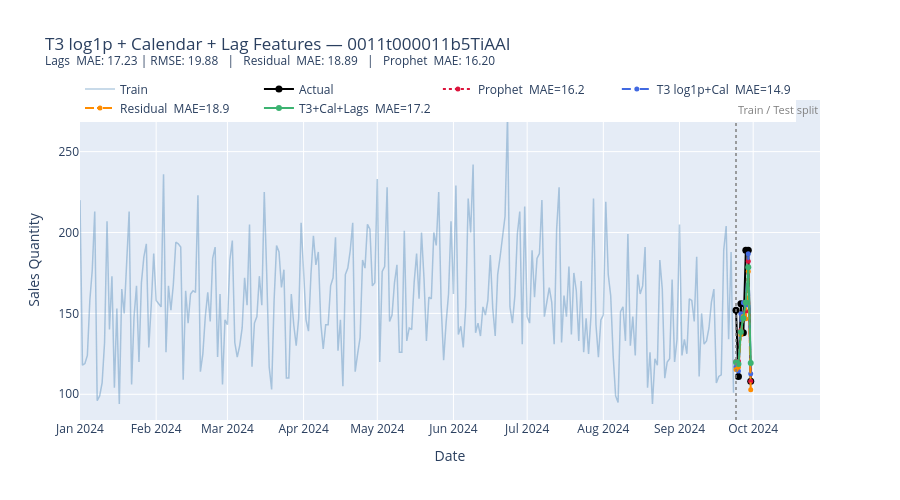

Notebook cell for this chart:
### Code cell
# ── T3 log1p + Calendar + Lag features ───────────────────────────────────
# Add lag_7, lag_14, rolling_mean (shift=7 to avoid test leakage) from actual sales
# Computed on the full timeline so test lags draw from the training tail

df_full = (
    pd.concat([df_train[["ds", "y"]], df_test[["ds", "y"]]])
    .sort_values("ds")
    .reset_index(drop=True)
)

# lag_7 / lag_14: safe for 7-day horizon — test values always pull from train
df_full["lag_7"] = df_full["y"].shift(7)
df_full["lag_14"] = df_full["y"].shift(14)

# rolling_mean: use shift(7) so the window always ends 7+ days before current date
# → no leakage even for the last test day
df_full["rolling_mean_7"] = df_full["y"].shift(7).rolling(7).mean()
df_full["rolling_mean_14"] = df_full["y"].shift(7).rolling(14).mean()
df_full["rolling_std_7"] = df_full["y"].shift(7).rolling(7).std().fillna(0)

LAG_COLS = ["lag_7", "lag_14", "rolling_mean_7", "rolling_mean_14", "rolling_std_7"]

train_mask = df_full["ds"].isin(df_train["ds"])
test_mask = df_full["ds"].isin(df_test["ds"])

lag_train = df_full[train_mask][LAG_COLS].reset_index(drop=True)
lag_test = df_full[test_mask][LAG_COLS].reset_index(drop=True)

# Drop train rows where any lag is NaN (first 14+7 = 21 rows)
valid_mask = lag_train.notna().all(axis=1)
print(f"Train rows after dropping NaN lags: {valid_mask.sum()} / {len(lag_train)}")
print(f"NaN in lag_test: {lag_test.isna().sum().sum()}")

X_lag_train = pd.concat(
    [X_t3_enh_train.reset_index(drop=True)[valid_mask], lag_train[valid_mask]],
    axis=1,
)
y_lag_train = y_log_train[valid_mask.values]

X_lag_test = pd.concat(
    [X_t3_enh_test.reset_index(drop=True), lag_test],
    axis=1,
)
print(f"Total features: {X_lag_train.shape[1]}")

# ── Optuna ────────────────────────────────────────────────────────────────
tscv_lag = TimeSeriesSplit(n_splits=3)  # fresh splitter for the shorter train set


def objective_lag(trial):
    params = dict(
        n_estimators=trial.suggest_int("n_estimators", 50, 500),
        learning_rate=trial.suggest_float("learning_rate", 0.005, 0.3, log=True),
        num_leaves=trial.suggest_int("num_leaves", 8, 64),
        min_child_samples=trial.suggest_int("min_child_samples", 3, 20),
        subsample=trial.suggest_float("subsample", 0.6, 1.0),
        verbosity=-1,
        random_state=42,
    )
    fold_maes = []
    for tr_idx, val_idx in tscv_lag.split(X_lag_train):
        m = lgb.LGBMRegressor(**params)
        m.fit(X_lag_train.iloc[tr_idx], y_lag_train[tr_idx])
        preds_log = m.predict(X_lag_train.iloc[val_idx])
        fold_maes.append(
            mean_absolute_error(np.expm1(y_lag_train[val_idx]), np.expm1(preds_log))
        )
    return np.mean(fold_maes)


study_lag = optuna.create_study(direction="minimize")
study_lag.optimize(objective_lag, n_trials=60)
print("Best CV MAE (lag model):", round(study_lag.best_value, 3))

# ── Refit + evaluate ──────────────────────────────────────────────────────
best_lag = lgb.LGBMRegressor(**study_lag.best_params, verbosity=-1, random_state=42)
best_lag.fit(X_lag_train, y_lag_train)

lag_preds = np.expm1(best_lag.predict(X_lag_test))
lag_mae = mean_absolute_error(y_t2_test, lag_preds)
lag_rmse = root_mean_squared_error(y_t2_test, lag_preds)

print(f"\nT3 log1p + Cal + Lags  MAE: {lag_mae:.2f} | RMSE: {lag_rmse:.2f}")
print(f"T3 log1p + Calendar    MAE: {t3_cal_mae:.2f} | RMSE: {t3_cal_rmse:.2f}")
print(f"Residual model         MAE: {resid_mae:.2f} | RMSE: {resid_rmse:.2f}")
print(f"Prophet alone          MAE: {mae:.2f} | RMSE: {rmse:.2f}")

# ── Feature importance ────────────────────────────────────────────────────
lag_imp = pd.Series(
    best_lag.feature_importances_, index=X_lag_train.columns
).sort_values(ascending=False)
print("\nTop 15 features (lag model):")
print(lag_imp.head(15).to_string())

# ── Full summary ──────────────────────────────────────────────────────────
summary_final = {
    "T1: Prophet": (mae, rmse),
    "T2: P+LGBM (log1p)": (t2_log_mae, t2_log_rmse),
    "T3: Multi-lvl (log1p)": (t3_log_mae, t3_log_rmse),
    "T3: log1p + Calendar": (t3_cal_mae, t3_cal_rmse),
    "Residual (Prophet+LGBM)": (resid_mae, resid_rmse),
    "T3: log1p + Cal + Lags": (lag_mae, lag_rmse),
}
best_mae_final = min(v[0] for v in summary_final.values())
print("\n── Final Summary ─────────────────────────────────────")
print(f"{'Model':<30} {'MAE':>8} {'RMSE':>8}")
print("-" * 48)
for name, (m_mae, m_rmse) in summary_final.items():
    marker = "  ◀ best" if m_mae == best_mae_final else ""
    print(f"{name:<30} {m_mae:>8.2f} {m_rmse:>8.2f}{marker}")

# ── Plot ──────────────────────────────────────────────────────────────────
fig_lag = go.Figure()
fig_lag.add_trace(
    go.Scatter(
        x=df_train["ds"],
        y=df_train["y"],
        name="Train",
        mode="lines",
        line=dict(color="steelblue", width=1.5),
        opacity=0.4,
    )
)
fig_lag.add_trace(
    go.Scatter(
        x=df_test["ds"],
        y=y_t2_test,
        name="Actual",
        mode="lines+markers",
        line=dict(color="black", width=2),
        marker=dict(size=7),
    )
)
fig_lag.add_trace(
    go.Scatter(
        x=best_eval["ds"],
        y=best_eval["yhat"],
        name=f"Prophet  MAE={mae:.1f}",
        mode="lines+markers",
        line=dict(color="crimson", width=2, dash="dot"),
        marker=dict(size=5),
    )
)
fig_lag.add_trace(
    go.Scatter(
        x=df_test["ds"],
        y=t3_cal_preds,
        name=f"T3 log1p+Cal  MAE={t3_cal_mae:.1f}",
        mode="lines+markers",
        line=dict(color="royalblue", width=2, dash="dash"),
        marker=dict(size=5),
    )
)
fig_lag.add_trace(
    go.Scatter(
        x=df_test["ds"],
        y=resid_preds,
        name=f"Residual  MAE={resid_mae:.1f}",
        mode="lines+markers",
        line=dict(color="darkorange", width=2, dash="dashdot"),
        marker=dict(size=5),
    )
)
fig_lag.add_trace(
    go.Scatter(
        x=df_test["ds"],
        y=lag_preds,
        name=f"T3+Cal+Lags  MAE={lag_mae:.1f}",
        mode="lines+markers",
        line=dict(color="mediumseagreen", width=2),
        marker=dict(size=6),
    )
)
fig_lag.add_shape(
    type="line",
    x0=split_date,
    x1=split_date,
    y0=0,
    y1=1,
    xref="x",
    yref="paper",
    line=dict(color="gray", dash="dot", width=1.5),
)
fig_lag.add_annotation(
    x=split_date,
    y=1,
    xref="x",
    yref="paper",
    text="Train / Test split",
    showarrow=False,
    xanchor="left",
    yanchor="top",
    font=dict(color="gray", size=11),
)
fig_lag.update_layout(
    title=(
        f"T3 log1p + Calendar + Lag Features — {selected_customer}<br>"
        f"<sup>Lags  MAE: {lag_mae:.2f} | RMSE: {lag_rmse:.2f}"
        f"   |   Residual  MAE: {resid_mae:.2f}"
        f"   |   Prophet  MAE: {mae:.2f}</sup>"
    ),
    xaxis_title="Date",
    yaxis_title="Sales Quantity",
    hovermode="x unified",
    height=500,
    legend=dict(orientation="h", y=1.08, x=0),
)
fig_lag.show()

### Figure 1 — Plotly figure (JSON) as saved in the notebook; plotly's stock layout.template omitted (floating-point values rounded to 4 significant figures; data arrays with more than 128 entries replaced by an {"elided": "..."} marker saying what was removed)
{"data": [{"line": {"color": "steelblue", "width": 1.5}, "mode": "lines", "name": "Train", "opacity": 0.4, "type": "scatter", "x": {"elided": "267 str values"}, "y": {"elided": "267 float values"}}, {"line": {"color": "black", "width": 2}, "marker": {"size": 7}, "mode": "lines+markers", "name": "Actual", "type": "scatter", "x": ["2024-09-24T00:00:00.000000000", "2024-09-25T00:00:00.000000000", "2024-09-26T00:00:00.000000000", "2024-09-27T00:00:00.000000000", "2024-09-28T00:00:00.000000000", "2024-09-29T00:00:00.000000000", "2024-09-30T00:00:00.000000000"], "y": [152.0, 111.0, 156.0, 138.0, 189.0, 189.0, 108.0]}, {"line": {"color": "crimson", "dash": "dot", "width": 2}, "marker": {"size": 5}, "mode": "lines+markers", "name": "Prophet  MAE=16.2", "type": "scatter", "x": ["2024-09-24T00:00:00.000000000", "2024-09-25T00:00:00.000000000", "2024-09-26T00:00:00.000000000", "2024-09-27T00:00:00.000000000", "2024-09-28T00:00:00.000000000", "2024-09-29T00:00:00.000000000", "2024-09-30T00:00:00.000000000"], "y": [120.3, 120.4, 139.6, 149.5, 151.4, 182.2, 108.0]}, {"line": {"color": "royalblue", "dash": "dash", "width": 2}, "marker": {"size": 5}, "mode": "lines+markers", "name": "T3 log1p+Cal  MAE=14.9", "type": "scatter", "x": ["2024-09-24T00:00:00.000000000", "2024-09-25T00:00:00.000000000", "2024-09-26T00:00:00.000000000", "2024-09-27T00:00:00.000000000", "2024-09-28T00:00:00.000000000", "2024-09-29T00:00:00.000000000", "2024-09-30T00:00:00.000000000"], "y": [116.8, 114.4, 149.7, 156.5, 155.0, 186.9, 112.7]}, {"line": {"color": "darkorange", "dash": "dashdot", "width": 2}, "marker": {"size": 5}, "mode": "lines+markers", "name": "Residual  MAE=18.9", "type": "scatter", "x": ["2024-09-24T00:00:00.000000000", "2024-09-25T00:00:00.000000000", "2024-09-26T00:00:00.000000000", "2024-09-27T00:00:00.000000000", "2024-09-28T00:00:00.000000000", "2024-09-29T00:00:00.000000000", "2024-09-30T00:00:00.000000000"], "y": [115.3, 116.7, 136.8, 148.1, 146.7, 175.9, 102.7]}, {"line": {"color": "mediumseagreen", "width": 2}, "marker": {"size": 6}, "mode": "lines+markers", "name": "T3+Cal+Lags  MAE=17.2", "type": "scatter", "x": ["2024-09-24T00:00:00.000000000", "2024-09-25T00:00:00.000000000", "2024-09-26T00:00:00.000000000", "2024-09-27T00:00:00.000000000", "2024-09-28T00:00:00.000000000", "2024-09-29T00:00:00.000000000", "2024-09-30T00:00:00.000000000"], "y": [119.7, 118.7, 138.5, 147.0, 156.7, 178.4, 119.3]}], "layout": {"annotations": [{"font": {"color": "gray", "size": 11}, "showarrow": false, "text": "Train / Test split", "x": "2024-09-24", "xanchor": "left", "xref": "x", "y": 1, "yanchor": "top", "yref": "paper"}], "height": 500, "hovermode": "x unified", "legend": {"orientation": "h", "x": 0, "y": 1.08}, "shapes": [{"line": {"color": "gray", "dash": "dot", "width": 1.5}, "type": "line", "x0": "2024-09-24", "x1": "2024-09-24", "xref": "x", "y0": 0, "y1": 1, "yref": "paper"}], "title": {"text": "T3 log1p + Calendar + Lag Features — 0011t000011b5TiAAI<br><sup>Lags  MAE: 17.23 | RMSE: 19.88   |   Residual  MAE: 18.89   |   Prophet  MAE: 16.20</sup>"}, "xaxis": {"title": {"text": "Date"}}, "yaxis": {"title": {"text": "Sales Quantity"}}}}
